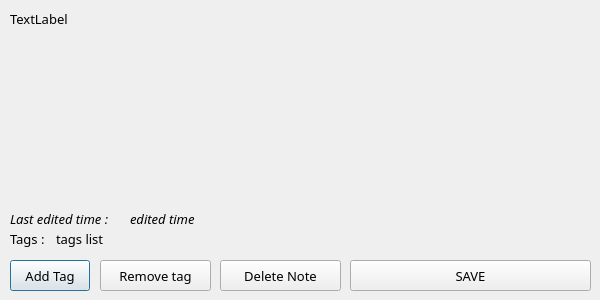
<?xml version="1.0" encoding="UTF-8"?>
<ui version="4.0">
 <class>NoteDialog</class>
 <widget class="QDialog" name="NoteDialog">
  <property name="geometry">
   <rect>
    <x>0</x>
    <y>0</y>
    <width>600</width>
    <height>300</height>
   </rect>
  </property>
  <property name="minimumSize">
   <size>
    <width>600</width>
    <height>300</height>
   </size>
  </property>
  <property name="maximumSize">
   <size>
    <width>600</width>
    <height>300</height>
   </size>
  </property>
  <property name="font">
   <font>
    <family>Century Gothic</family>
    <pointsize>10</pointsize>
   </font>
  </property>
  <property name="windowTitle">
   <string>Dialog</string>
  </property>
  <widget class="QLabel" name="text">
   <property name="geometry">
    <rect>
     <x>10</x>
     <y>10</y>
     <width>581</width>
     <height>191</height>
    </rect>
   </property>
   <property name="text">
    <string>TextLabel</string>
   </property>
   <property name="alignment">
    <set>Qt::AlignLeading|Qt::AlignLeft|Qt::AlignTop</set>
   </property>
  </widget>
  <widget class="QLabel" name="labelEditedTime">
   <property name="geometry">
    <rect>
     <x>10</x>
     <y>210</y>
     <width>121</width>
     <height>21</height>
    </rect>
   </property>
   <property name="font">
    <font>
     <italic>true</italic>
    </font>
   </property>
   <property name="text">
    <string>Last edited time :</string>
   </property>
   <property name="alignment">
    <set>Qt::AlignLeading|Qt::AlignLeft|Qt::AlignTop</set>
   </property>
  </widget>
  <widget class="QLabel" name="editedTime">
   <property name="geometry">
    <rect>
     <x>130</x>
     <y>210</y>
     <width>461</width>
     <height>21</height>
    </rect>
   </property>
   <property name="font">
    <font>
     <italic>true</italic>
    </font>
   </property>
   <property name="text">
    <string>edited time</string>
   </property>
   <property name="alignment">
    <set>Qt::AlignLeading|Qt::AlignLeft|Qt::AlignTop</set>
   </property>
  </widget>
  <widget class="QLabel" name="labelTags">
   <property name="geometry">
    <rect>
     <x>10</x>
     <y>230</y>
     <width>47</width>
     <height>21</height>
    </rect>
   </property>
   <property name="text">
    <string>Tags : </string>
   </property>
   <property name="alignment">
    <set>Qt::AlignLeading|Qt::AlignLeft|Qt::AlignTop</set>
   </property>
  </widget>
  <widget class="QLabel" name="tags">
   <property name="geometry">
    <rect>
     <x>56</x>
     <y>230</y>
     <width>531</width>
     <height>21</height>
    </rect>
   </property>
   <property name="text">
    <string>tags list</string>
   </property>
   <property name="alignment">
    <set>Qt::AlignLeading|Qt::AlignLeft|Qt::AlignTop</set>
   </property>
  </widget>
  <widget class="QPushButton" name="buttonAddTag">
   <property name="geometry">
    <rect>
     <x>10</x>
     <y>260</y>
     <width>80</width>
     <height>31</height>
    </rect>
   </property>
   <property name="text">
    <string>Add Tag</string>
   </property>
  </widget>
  <widget class="QPushButton" name="buttonRemoveTag">
   <property name="geometry">
    <rect>
     <x>100</x>
     <y>260</y>
     <width>111</width>
     <height>31</height>
    </rect>
   </property>
   <property name="text">
    <string>Remove tag</string>
   </property>
  </widget>
  <widget class="QPushButton" name="buttonSave">
   <property name="geometry">
    <rect>
     <x>350</x>
     <y>260</y>
     <width>241</width>
     <height>31</height>
    </rect>
   </property>
   <property name="text">
    <string>SAVE</string>
   </property>
  </widget>
  <widget class="QPushButton" name="buttonDeleteNote">
   <property name="geometry">
    <rect>
     <x>220</x>
     <y>260</y>
     <width>121</width>
     <height>31</height>
    </rect>
   </property>
   <property name="text">
    <string>Delete Note</string>
   </property>
  </widget>
 </widget>
 <resources/>
 <connections/>
</ui>
